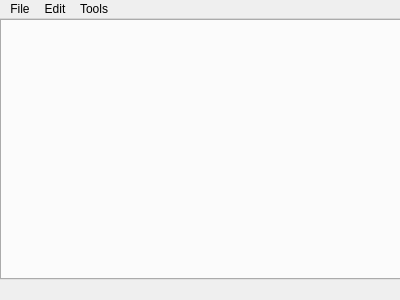
<?xml version="1.0" encoding="UTF-8"?>
<ui version="4.0">
 <class>MainWindow</class>
 <widget class="QMainWindow" name="MainWindow">
  <property name="geometry">
   <rect>
    <x>0</x>
    <y>0</y>
    <width>400</width>
    <height>300</height>
   </rect>
  </property>
  <property name="minimumSize">
   <size>
    <width>400</width>
    <height>300</height>
   </size>
  </property>
  <property name="maximumSize">
   <size>
    <width>400</width>
    <height>300</height>
   </size>
  </property>
  <property name="windowTitle">
   <string>Andromeda</string>
  </property>
  <widget class="QWidget" name="centralwidget">
   <widget class="QTabWidget" name="tabAccounts">
    <property name="geometry">
     <rect>
      <x>0</x>
      <y>0</y>
      <width>401</width>
      <height>261</height>
     </rect>
    </property>
    <property name="sizePolicy">
     <sizepolicy hsizetype="Expanding" vsizetype="Expanding">
      <horstretch>0</horstretch>
      <verstretch>0</verstretch>
     </sizepolicy>
    </property>
    <property name="currentIndex">
     <number>-1</number>
    </property>
   </widget>
  </widget>
  <widget class="QMenuBar" name="menubar">
   <property name="geometry">
    <rect>
     <x>0</x>
     <y>0</y>
     <width>400</width>
     <height>21</height>
    </rect>
   </property>
   <widget class="QMenu" name="menuFile">
    <property name="title">
     <string>File</string>
    </property>
    <addaction name="actionExit"/>
   </widget>
   <widget class="QMenu" name="menuEdit">
    <property name="title">
     <string>Edit</string>
    </property>
    <addaction name="actionAdd_Account"/>
    <addaction name="actionRemove_Account"/>
   </widget>
   <widget class="QMenu" name="menuTools">
    <property name="title">
     <string>Tools</string>
    </property>
    <addaction name="actionMount_Storage"/>
    <addaction name="actionUnmount_Storage"/>
    <addaction name="actionBrowse_Storage"/>
   </widget>
   <addaction name="menuFile"/>
   <addaction name="menuEdit"/>
   <addaction name="menuTools"/>
  </widget>
  <widget class="QStatusBar" name="statusbar">
   <property name="sizeGripEnabled">
    <bool>false</bool>
   </property>
  </widget>
  <action name="actionExit">
   <property name="text">
    <string>Exit</string>
   </property>
   <property name="shortcut">
    <string>Ctrl+Q</string>
   </property>
  </action>
  <action name="actionAdd_Account">
   <property name="text">
    <string>Add Account</string>
   </property>
   <property name="shortcut">
    <string>Ctrl+A</string>
   </property>
  </action>
  <action name="actionRemove_Account">
   <property name="text">
    <string>Remove Account</string>
   </property>
  </action>
  <action name="actionMount_Storage">
   <property name="text">
    <string>Mount Storage</string>
   </property>
   <property name="shortcut">
    <string>Ctrl+M</string>
   </property>
  </action>
  <action name="actionUnmount_Storage">
   <property name="text">
    <string>Unmount Storage</string>
   </property>
   <property name="shortcut">
    <string>Ctrl+U</string>
   </property>
  </action>
  <action name="actionBrowse_Storage">
   <property name="text">
    <string>Browse Storage</string>
   </property>
   <property name="shortcut">
    <string>Ctrl+O</string>
   </property>
  </action>
 </widget>
 <resources/>
 <connections>
  <connection>
   <sender>actionExit</sender>
   <signal>triggered()</signal>
   <receiver>MainWindow</receiver>
   <slot>close()</slot>
   <hints>
    <hint type="sourcelabel">
     <x>-1</x>
     <y>-1</y>
    </hint>
    <hint type="destinationlabel">
     <x>399</x>
     <y>299</y>
    </hint>
   </hints>
  </connection>
  <connection>
   <sender>actionAdd_Account</sender>
   <signal>triggered()</signal>
   <receiver>MainWindow</receiver>
   <slot>AddAccount()</slot>
   <hints>
    <hint type="sourcelabel">
     <x>-1</x>
     <y>-1</y>
    </hint>
    <hint type="destinationlabel">
     <x>199</x>
     <y>149</y>
    </hint>
   </hints>
  </connection>
  <connection>
   <sender>actionRemove_Account</sender>
   <signal>triggered()</signal>
   <receiver>MainWindow</receiver>
   <slot>RemoveAccount()</slot>
   <hints>
    <hint type="sourcelabel">
     <x>-1</x>
     <y>-1</y>
    </hint>
    <hint type="destinationlabel">
     <x>199</x>
     <y>149</y>
    </hint>
   </hints>
  </connection>
  <connection>
   <sender>actionMount_Storage</sender>
   <signal>triggered()</signal>
   <receiver>MainWindow</receiver>
   <slot>MountCurrent()</slot>
   <hints>
    <hint type="sourcelabel">
     <x>-1</x>
     <y>-1</y>
    </hint>
    <hint type="destinationlabel">
     <x>199</x>
     <y>149</y>
    </hint>
   </hints>
  </connection>
  <connection>
   <sender>actionUnmount_Storage</sender>
   <signal>triggered()</signal>
   <receiver>MainWindow</receiver>
   <slot>UnmountCurrent()</slot>
   <hints>
    <hint type="sourcelabel">
     <x>-1</x>
     <y>-1</y>
    </hint>
    <hint type="destinationlabel">
     <x>199</x>
     <y>149</y>
    </hint>
   </hints>
  </connection>
  <connection>
   <sender>actionBrowse_Storage</sender>
   <signal>triggered()</signal>
   <receiver>MainWindow</receiver>
   <slot>BrowseCurrent()</slot>
   <hints>
    <hint type="sourcelabel">
     <x>-1</x>
     <y>-1</y>
    </hint>
    <hint type="destinationlabel">
     <x>199</x>
     <y>149</y>
    </hint>
   </hints>
  </connection>
 </connections>
 <slots>
  <slot>AddAccount()</slot>
  <slot>RemoveAccount()</slot>
  <slot>MountCurrent()</slot>
  <slot>UnmountCurrent()</slot>
  <slot>BrowseCurrent()</slot>
 </slots>
</ui>
